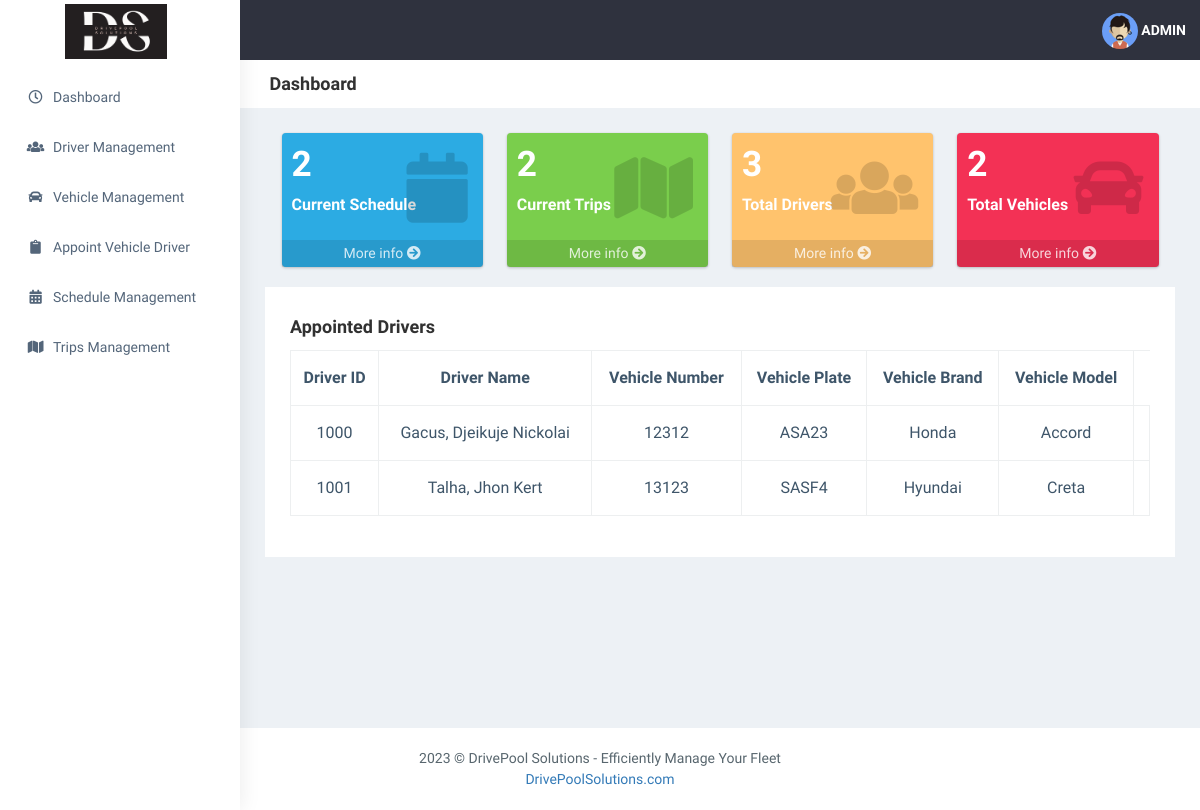
Page /dashboard.php on the committed database.
### tables this page shows
CREATE TABLE `appointed` (
  `appointed_vd` int(20) NOT NULL,
  `driver_id` int(20) NOT NULL,
  `vehicle_number` int(20) NOT NULL,
  `created_at` timestamp NULL DEFAULT NULL,
  `updated_at` timestamp NOT NULL DEFAULT current_timestamp()
);

CREATE TABLE `driver` (
  `driver_id` int(20) NOT NULL,
  `first_name` varchar(255) NOT NULL,
  `middle_name` varchar(255) NOT NULL,
  `last_name` varchar(255) NOT NULL,
  `suffix` varchar(255) DEFAULT NULL,
  `birthday` date NOT NULL,
  `barangay` varchar(255) NOT NULL,
  `city` varchar(255) NOT NULL,
  `province` varchar(255) NOT NULL,
  `phone_number` char(11) NOT NULL,
  `email_address` varchar(255) DEFAULT NULL,
  `created_at` timestamp NULL DEFAULT NULL,
  `updated_at` timestamp NOT NULL DEFAULT current_timestamp()
);

CREATE TABLE `vehicle` (
  `vehicle_number` int(5) NOT NULL,
  `vehicle_brand` varchar(255) NOT NULL,
  `vehicle_model` varchar(255) NOT NULL,
  `vehicle_plate` varchar(5) NOT NULL,
  `created_at` timestamp NULL DEFAULT NULL,
  `updated_at` timestamp NOT NULL DEFAULT current_timestamp()
);

### dashboard.php (the view, shortened to what this page needs)
<?php include "header.php" ;
include_once "includes/db_conn.php";
$display = "SELECT appointed.appointed_vd,driver.driver_id, driver.first_name,driver.middle_name, driver.last_name, driver.suffix,
            vehicle.vehicle_number, vehicle.vehicle_plate, vehicle.vehicle_brand, vehicle.vehicle_model FROM appointed
            JOIN driver ON appointed.driver_id = driver.driver_id
            JOIN vehicle ON appointed.vehicle_number = vehicle.vehicle_number";
$dis = $conn->query($display);
$schedquery = "SELECT schedule_id FROM scheduling ORDER BY schedule_id";
$sched_run = mysqli_query($conn,$schedquery);
$schedule = mysqli_num_rows($sched_run);
$tripsquery = "SELECT trips_id FROM trips ORDER BY trips_id";
$trips_run = mysqli_query($conn,$tripsquery);
$trips = mysqli_num_rows($trips_run);
$driverquery = "SELECT driver_id FROM driver ORDER BY driver_id";
$driver_run = mysqli_query($conn,$driverquery);
$driver = mysqli_num_rows($driver_run);
$vehicle_query = "SELECT vehicle_number FROM vehicle ORDER BY vehicle_number";
$vehicle_run = mysqli_query($conn,$vehicle_query);
$vehicle = mysqli_num_rows($vehicle_run);
?>
<aside class="left-sidebar" data-sidebarbg="skin6">
            <div class="scroll-sidebar">
                <nav class="sidebar-nav">
                    <ul id="sidebarnav">
                        <li class="sidebar-item pt-2">
                            <a class="sidebar-link waves-effect waves-dark sidebar-link" href="#"
                                aria-expanded="false">
                                <i class="far fa-clock" aria-hidden="true"></i>
                                <span class="hide-menu">Dashboard</span>
                            </a>
                        </li>
                        <li class="sidebar-item">
                            <a class="sidebar-link waves-effect waves-dark sidebar-link" href="driver.php"
                                aria-expanded="false">
                                <i class="fa fa-users" aria-hidden="true"></i>
                                <span class="hide-menu">Driver Management</span>
                            </a>
                        </li>
                        <li class="sidebar-item">
                            <a class="sidebar-link waves-effect waves-dark sidebar-link" href="vehicle.php"
                                aria-expanded="false">
                                <i class="fa fa-car" aria-hidden="true"></i>
                                <span class="hide-menu">Vehicle Management</span>
                            </a>
                        </li>
                        <li class="sidebar-item">
                            <a class="sidebar-link waves-effect waves-dark sidebar-link" href="appoint.php"
                                aria-expanded="false">
                                <i class="fas fa-clipboard" aria-hidden="true"></i>
                                <span class="hide-menu">Appoint Vehicle Driver</span>
                            </a>
                        </li>
                        <li class="sidebar-item">
                            <a class="sidebar-link waves-effect waves-dark sidebar-link" href="schedule.php"
                                aria-expanded="false">
                                <i class="fas fa-calendar-alt" aria-hidden="true"></i>
                                <span class="hide-menu">Schedule Management</span>
                            </a>
                        </li>
                        <li class="sidebar-item">
                            <a class="sidebar-link waves-effect waves-dark sidebar-link" href="trips.php"
                                aria-expanded="false">
                                <i class="fa fa-map" aria-hidden="true"></i>
                                <span class="hide-menu">Trips Management</span>
                            </a>
                        </li>
                    </ul>
                </nav>
            </div>
        </aside>
        <div class="page-wrapper" style="min-height: 250px;">
            <div class="page-breadcrumb bg-white">
                <div class="row align-items-center">
                    <div class="col-lg-3 col-md-4 col-sm-4 col-xs-12">
                        <h4 class="page-title">Dashboard</h4>
                    </div>
                </div>
            </div>
        <div class="container-fluid">
            <div class="row justify-content-center">
                    <div class="row">
                        <div class="col-lg-3 col-6">
                            <div class="small-box bg-info">
                                <div class="inner">
                                <?php Echo '<h3>' .$schedule. '<h3>';?>
                                <p>Current Schedule</p>
                                </div>
                                <div class="icon">
                                 <i class="fas fa-calendar"></i>
                                </div>
                            <a href="schedule.php" class="small-box-footer">More info <i class="fas fa-arrow-circle-right"></i></a>
                            </div>
                        </div>
                        <div class="col-lg-3 col-6">
                            <div class="small-box bg-success">
                            <div class="inner">
                                <?php Echo '<h3>' .$trips. '<h3>';?>
                                <p>Current Trips</p>
                            </div>
                            <div class="icon">
                                    <i class="fa fa-map"></i>
                                </div>
                            <a href="trips.php" class="small-box-footer">More info <i class="fas fa-arrow-circle-right"></i></a>
                            </div>
                        </div>
                        <div class="col-lg-3 col-6">
                            <div class="small-box bg-warning">
                            <div class="inner">
                                <?php Echo '<h3>' .$driver. '<h3>';?>
                                <p>Total Drivers</p>
                            </div>
                            <div class="icon">
                                    <i class="fas fa-users"></i>
                                </div>
                            <a href="driver.php" class="small-box-footer">More info <i class="fas fa-arrow-circle-right"></i></a>
                            </div>
                        </div>
                        <div class="col-lg-3 col-6">
                            <div class="small-box bg-danger">
                            <div class="inner">
                                <?php Echo '<h3>' .$vehicle. '<h3>';?>
                                <p>Total Vehicles</p>
                            </div>
                            <div class="icon">
                                    <i class="fas fa-car"></i>
                                </div>
                            <a href="vehicle.php" class="small-box-footer">More info <i class="fas fa-arrow-circle-right"></i></a>
                            </div>
                    </div>
                    </div>
                </div>
                <div class="col-sm-12">
                        <div class="white-box">
                            <h3 class="box-title">Appointed Drivers</h3>
                            <div class="table-responsive">
                                <table class="table text-center load table-bordered table-hover">
                                    <thead class="thead-dark">
                                        <tr>
                                            <th class="border-top-0">Driver ID</th>
                                            <th class="border-top-0">Driver Name</th>
                                            <th class="border-top-0">Vehicle Number</th>
                                            <th class="border-top-0">Vehicle Plate</th>
                                            <th class="border-top-0">Vehicle Brand</th>
                                            <th class="border-top-0">Vehicle Model</th>
                                        </tr>
                                    </thead>
                                    <tbody>
                                            <?php
                                            if ($dis->num_rows > 0) {
                                                while($row = $dis->fetch_assoc()) {
                                                  echo '<tr>
                                                  <td>'. $row['driver_id'].'</td>
                                                  <td>'. $row['last_name'].', '. $row['first_name'] .' '. $row['middle_name'] .' '. $row['suffix'] .'</td>
                                                  <td>'. $row['vehicle_number'].'</td>
                                                  <td>'. $row['vehicle_plate'].'</td>
                                                  <td>'. $row['vehicle_brand'].'</td>
                                                  <td>'. $row['vehicle_model'].'</td>
                                                  <td>
                                                  </tr>';
                                                }
                                            }
                                            ?>
                                    </tbody>
                                </table>
                            </div>
                        </div>
                    </div>
                </div>
            </div>
<?php include "footer.php" ?>

### css/main.css (style rules this page uses)
.container, .container-fluid, .container-sm, .container-md, .container-lg, .container-xl { width: 100%; padding-right: 7.5px; padding-left: 7.5px; margin-right: auto; margin-left: auto; }
.row { display: -ms-flexbox; display: flex; -ms-flex-wrap: wrap; flex-wrap: wrap; margin-right: -7.5px; margin-left: -7.5px; }
.small-box { border-radius: 0.25rem; box-shadow: 0 0 1px rgba(0, 0, 0, 0.125), 0 1px 3px rgba(0, 0, 0, 0.2); display: block; margin-bottom: 20px; position: relative; }
.small-box > .inner { padding: 10px; }
.small-box > .small-box-footer { background-color: rgba(0, 0, 0, 0.1); color: rgba(255, 255, 255, 0.8); display: block; padding: 3px 0; position: relative; text-align: center; text-decoration: none; z-index: 10; }
.small-box h3 { color: #fff; font-size: 2.2rem; font-weight: 700; margin: 0 0 10px; padding: 0; white-space: nowrap; }
@media (min-width: 992px) { .col-xl-3 .small-box h3, .col-lg-3 .small-box h3, .col-md-3 .small-box h3 { font-size: 1.6rem; } }
@media (min-width: 1200px) { .col-xl-3 .small-box h3, .col-lg-3 .small-box h3, .col-md-3 .small-box h3 { font-size: 2.2rem; } }
.small-box p { color: #fff ; font-size: 1rem; }
.small-box h3, .small-box p { z-index: 5; }
.small-box .icon { color: rgba(0, 0, 0, 0.15); z-index: 0; }
.small-box .icon > i { font-size: 90px; position: absolute; right: 15px; top: 15px; transition: -webkit-transform 0.3s linear; transition: transform 0.3s linear; transition: transform 0.3s linear, -webkit-transform 0.3s linear; }
.small-box .icon > i.fa, .small-box .icon > i.fas, .small-box .icon > i.far, .small-box .icon > i.fab, .small-box .icon > i.fal, .small-box .icon > i.fad, .small-box .icon > i.ion { font-size: 70px; top: 20px; }

### rows in the picture
appointed: driver.driver_id "1000", driver.last_name "Gacus", driver.first_name "Djeikuje Nickolai", vehicle_number.vehicle_number "12312", vehicle_number.vehicle_plate "ASA23", vehicle_number.vehicle_brand "Honda", vehicle_number.vehicle_model "Accord"
appointed: driver.driver_id "1001", driver.last_name "Talha", driver.first_name "Jhon Kert", vehicle_number.vehicle_number "13123", vehicle_number.vehicle_plate "SASF4", vehicle_number.vehicle_brand "Hyundai", vehicle_number.vehicle_model "Creta"

### other values in the picture
$schedule "2"
$trips "2"
$driver "3"
$vehicle "2"
